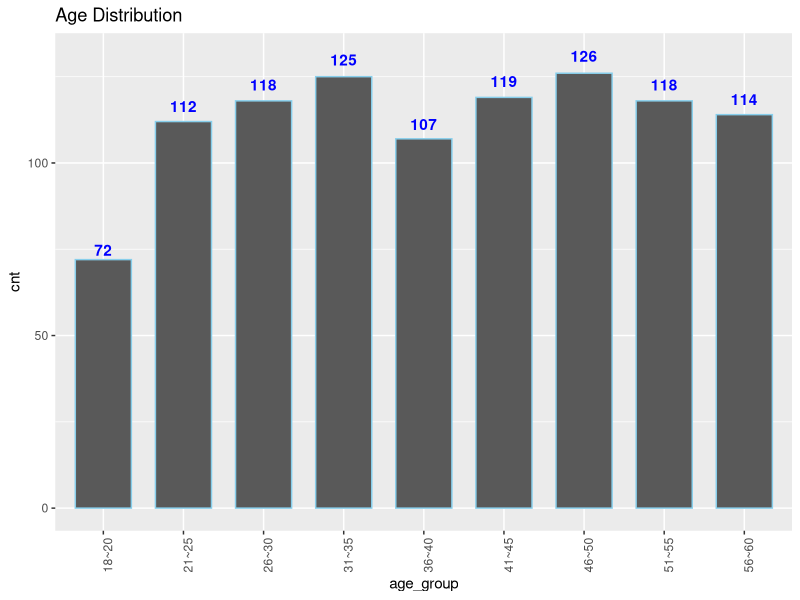
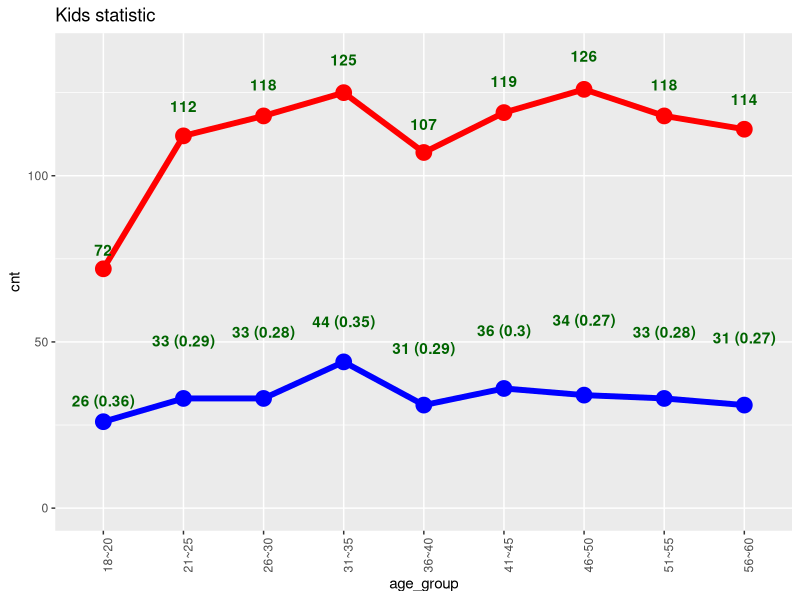
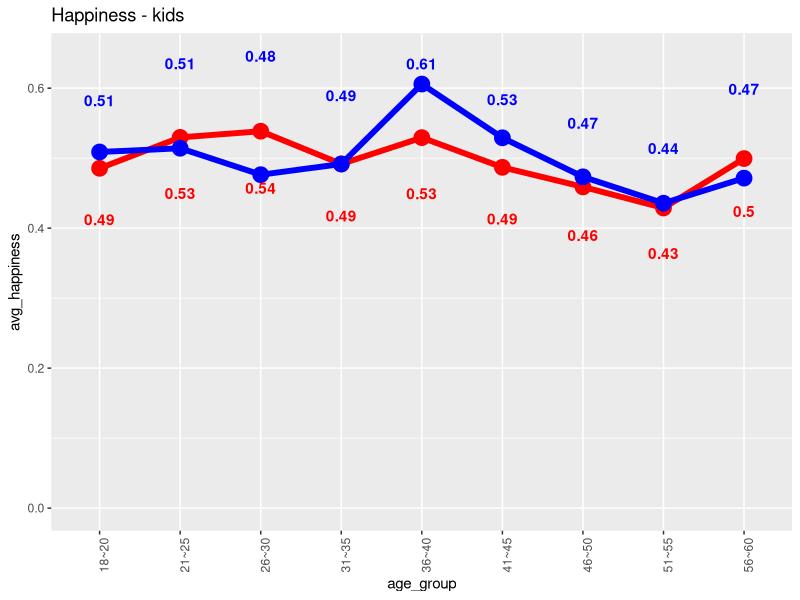
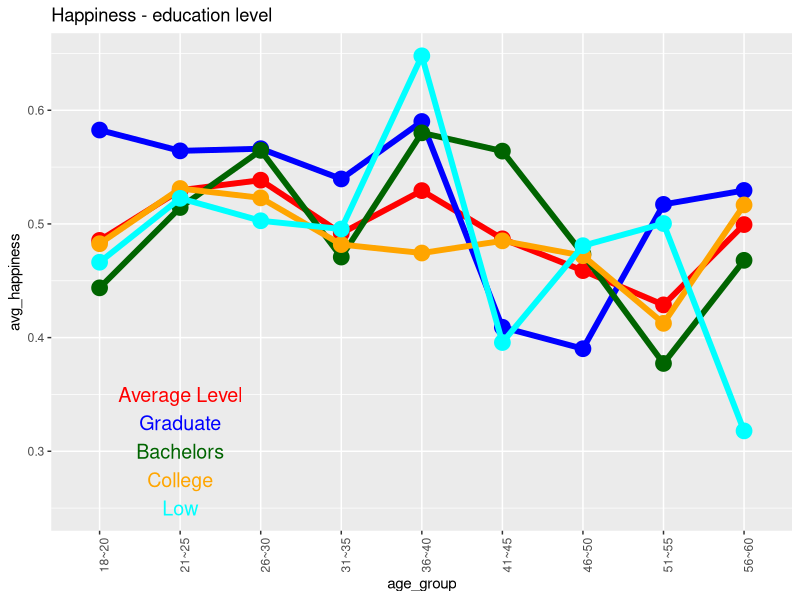
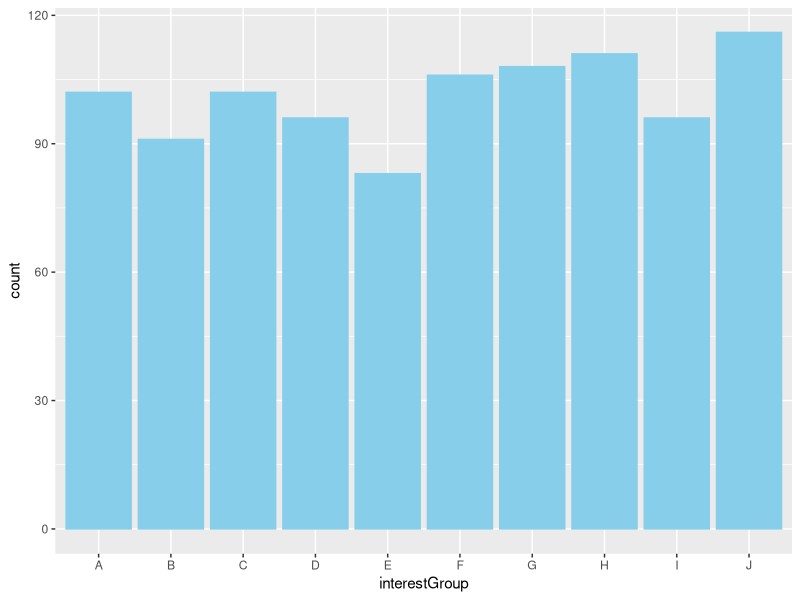
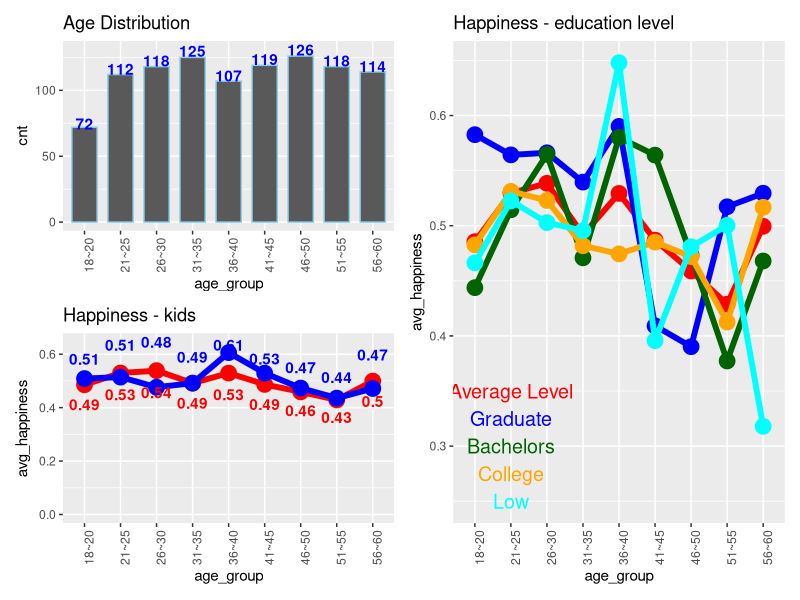

The R script that drew these images, in order:
## ---- chunk 1
knitr::opts_chunk$set(echo = FALSE)
## ---- chunk 2
packages <- c('tidyverse', 'patchwork', 'ggthemes')

for(p in packages){
  if(!require(p, character.only = T)){
    install.packages(p)
  }
  library(p, character.only = T)
}

## ---- chunk 3
data <- read_csv("data/Participants.csv")
# Showing the structure of the dataset
str(data)
## ---- chunk 4
# Minimum participant's age
youngest <- min(data["age"])
y <- paste0("The youngest participant is ", youngest, " years old.")
y

# Maximum participant's age
oldest <- max(data["age"])
o <- paste0("The oldest participant is ", oldest, " years old.")
o
## ---- chunk 5
# Smallest participant's family size
smallest <- min(data["householdSize"])
s <- paste0("The smallest participant's family size is ", smallest, " .")
s

# Largest participant's family size
largest <- max(data["householdSize"])
l <- paste0("The largest participant's family size is ", largest, " .")
l
## ---- chunk 6
# Participants' education levels
education_levels <- unique(data["educationLevel"])
education_levels
## ---- chunk 7
# Participants' interest groups
interest_groups <- unique(data["interestGroup"])
interest_groups
## ---- chunk 8
## Allocate the age group
# The number of participants whose age is between 18 ~ 20
c18_20 <- sum(data$age >= 18 & data$age <= 20)
# The number of participants whose age is between 21 ~ 25
c21_25 <- sum(data$age >= 21 & data$age <= 25)
# The number of participants whose age is between 26 ~ 30
c26_30 <- sum(data$age >= 26 & data$age <= 30)
# The number of participants whose age is between 31 ~ 35
c31_35 <- sum(data$age >= 31 & data$age <= 35)
# The number of participants whose age is between 36 ~ 40
c36_40 <- sum(data$age >= 36 & data$age <= 40)
# The number of participants whose age is between 41 ~ 45
c41_45 <- sum(data$age >= 41 & data$age <= 45)
# The number of participants whose age is between 46 ~ 50
c46_50 <- sum(data$age >= 46 & data$age <= 50)
# The number of participants whose age is between 51 ~ 55
c51_55 <- sum(data$age >= 51 & data$age <= 55)
# The number of participants whose age is between 56 ~ 60
c56_60 <- sum(data$age >= 56 & data$age <= 60)

## Calculate the average happiness index of each age group
# The average happiness index of participants whose age is between 18 ~ 20
h18_20 <- sum(data[data$age >= 18 & data$age <= 20,]['joviality'])/c18_20
# The average happiness index of participants whose age is between 21 ~ 25
h21_25 <- sum(data[data$age >= 21 & data$age <= 25,]['joviality'])/c21_25
# The average happiness index of participants whose age is between 26 ~ 30
h26_30 <- sum(data[data$age >= 26 & data$age <= 30,]['joviality'])/c26_30
# The average happiness index of participants whose age is between 31 ~ 35
h31_35 <- sum(data[data$age >= 31 & data$age <= 35,]['joviality'])/c31_35
# The average happiness index of participants whose age is between 36 ~ 40
h36_40 <- sum(data[data$age >= 36 & data$age <= 40,]['joviality'])/c36_40
# The average happiness index of participants whose age is between 41 ~ 45
h41_45 <- sum(data[data$age >= 41 & data$age <= 45,]['joviality'])/c41_45
# The average happiness index of participants whose age is between 46 ~ 50
h46_50 <- sum(data[data$age >= 46 & data$age <= 50,]['joviality'])/c46_50
# The average happiness index of participants whose age is between 51 ~ 55
h51_55 <- sum(data[data$age >= 51 & data$age <= 55,]['joviality'])/c51_55
# The average happiness index of participants whose age is between 56 ~ 60
h56_60 <- sum(data[data$age >= 56 & data$age <= 60,]['joviality'])/c56_60

## Calculate the total number of participants who have children
# The number of participants whose age is between 18 ~ 20 and has child
child18_20 <- sum(data$age >= 18 & data$age <= 20 & data$haveKids == 'TRUE')
# The number of participants whose age is between 21 ~ 25 and has child
child21_25 <- sum(data$age >= 21 & data$age <= 25 & data$haveKids == 'TRUE')
# The number of participants whose age is between 26 ~ 30 and has child
child26_30 <- sum(data$age >= 26 & data$age <= 30 & data$haveKids == 'TRUE')
# The number of participants whose age is between 31 ~ 35 and has child
child31_35 <- sum(data$age >= 31 & data$age <= 35 & data$haveKids == 'TRUE')
# The number of participants whose age is between 36 ~ 40 and has child
child36_40 <- sum(data$age >= 36 & data$age <= 40 & data$haveKids == 'TRUE')
# The number of participants whose age is between 41 ~ 45 and has child
child41_45 <- sum(data$age >= 41 & data$age <= 45 & data$haveKids == 'TRUE')
# The number of participants whose age is between 46 ~ 50 and has child
child46_50 <- sum(data$age >= 46 & data$age <= 50 & data$haveKids == 'TRUE')
# The number of participants whose age is between 51 ~ 55 and has child
child51_55 <- sum(data$age >= 51 & data$age <= 55 & data$haveKids == 'TRUE')
# The number of participants whose age is between 56 ~ 60 and has child
child56_60 <- sum(data$age >= 56 & data$age <= 60 & data$haveKids == 'TRUE')

## Calculate the average happiness index with children of each age group 
# The average happiness index of participants who have kids and whose age is between 18 ~ 20
hk18_20 <- sum(data[data$age >= 18 & data$age <= 20 & data$haveKids == 'TRUE',]['joviality'])/child18_20
# The average happiness index of participants who have kids whose age is between 21 ~ 25
hk21_25 <- sum(data[data$age >= 21 & data$age <= 25 & data$haveKids == 'TRUE',]['joviality'])/child21_25
# The average happiness index of participants who have kids and whose age is between 26 ~ 30
hk26_30 <- sum(data[data$age >= 26 & data$age <= 30 & data$haveKids == 'TRUE',]['joviality'])/child26_30
# The average happiness index of participants who have kids and whose age is between 31 ~ 35
hk31_35 <- sum(data[data$age >= 31 & data$age <= 35 & data$haveKids == 'TRUE',]['joviality'])/child31_35
# The average happiness index of participants who have kids and whose age is between 36 ~ 40
hk36_40 <- sum(data[data$age >= 36 & data$age <= 40 & data$haveKids == 'TRUE',]['joviality'])/child36_40
# The average happiness index of participants who have kids and whose age is between 41 ~ 45
hk41_45 <- sum(data[data$age >= 41 & data$age <= 45 & data$haveKids == 'TRUE',]['joviality'])/child41_45
# The average happiness index of participants who have kids and whose age is between 46 ~ 50
hk46_50 <- sum(data[data$age >= 46 & data$age <= 50 & data$haveKids == 'TRUE',]['joviality'])/child46_50
# The average happiness index of participants who have kids and whose age is between 51 ~ 55
hk51_55 <- sum(data[data$age >= 51 & data$age <= 55 & data$haveKids == 'TRUE',]['joviality'])/child51_55
# The average happiness index of participants who have kids and whose age is between 56 ~ 60
hk56_60 <- sum(data[data$age >= 56 & data$age <= 60 & data$haveKids == 'TRUE',]['joviality'])/child56_60

## Calculate the average happiness index with "HighSchoolOrCollege" education level of each age group 
# The average happiness index of participants who have high school or college education level and whose age is between 18 ~ 20
e1_18_20 <- sum(data[data$age >= 18 & data$age <= 20 & data$educationLevel == 'HighSchoolOrCollege',]['joviality'])/count(data[data$age >= 18 & data$age <= 20 & data$educationLevel == 'HighSchoolOrCollege',])
# The average happiness index of participants who have high school or college education level and whose age is between 21 ~ 25
e1_21_25 <- sum(data[data$age >= 21 & data$age <= 25 & data$educationLevel == 'HighSchoolOrCollege',]['joviality'])/count(data[data$age >= 21 & data$age <= 25 & data$educationLevel == 'HighSchoolOrCollege',])
# The average happiness index of participants who have high school or college education level and and whose age is between 26 ~ 30
e1_26_30 <- sum(data[data$age >= 26 & data$age <= 30 & data$educationLevel == 'HighSchoolOrCollege',]['joviality'])/count(data[data$age >= 26 & data$age <= 30 & data$educationLevel == 'HighSchoolOrCollege',])
# The average happiness index of participants who have high school or college education level and and whose age is between 31 ~ 35
e1_31_35 <- sum(data[data$age >= 31 & data$age <= 35 & data$educationLevel == 'HighSchoolOrCollege',]['joviality'])/count(data[data$age >= 31 & data$age <= 35 & data$educationLevel == 'HighSchoolOrCollege',])
# The average happiness index of participants who have high school or college education level and and whose age is between 36 ~ 40
e1_36_40 <- sum(data[data$age >= 36 & data$age <= 40 & data$educationLevel == 'HighSchoolOrCollege',]['joviality'])/count(data[data$age >= 36 & data$age <= 40 & data$educationLevel == 'HighSchoolOrCollege',])
# The average happiness index of participants who have high school or college education level and and whose age is between 41 ~ 45
e1_41_45 <- sum(data[data$age >= 41 & data$age <= 45 & data$educationLevel == 'HighSchoolOrCollege',]['joviality'])/count(data[data$age >= 41 & data$age <= 45 & data$educationLevel == 'HighSchoolOrCollege',])
# The average happiness index of participants who have high school or college education level and and whose age is between 46 ~ 50
e1_46_50 <- sum(data[data$age >= 46 & data$age <= 50 & data$educationLevel == 'HighSchoolOrCollege',]['joviality'])/count(data[data$age >= 46 & data$age <= 50 & data$educationLevel == 'HighSchoolOrCollege',])
# The average happiness index of participants who have high school or college education level and and whose age is between 51 ~ 55
e1_51_55 <- sum(data[data$age >= 51 & data$age <= 55 & data$educationLevel == 'HighSchoolOrCollege',]['joviality'])/count(data[data$age >= 51 & data$age <= 55 & data$educationLevel == 'HighSchoolOrCollege',])
# The average happiness index of participants who have high school or college education level and and whose age is between 56 ~ 60
e1_56_60 <- sum(data[data$age >= 56 & data$age <= 60 & data$educationLevel == 'HighSchoolOrCollege',]['joviality'])/count(data[data$age >= 56 & data$age <= 60 & data$educationLevel == 'HighSchoolOrCollege',])

## Calculate the average happiness index with "Bachelors" education level of each age group 
# The average happiness index of participants who have bachelors degree and whose age is between 18 ~ 20
e2_18_20 <- sum(data[data$age >= 18 & data$age <= 20 & data$educationLevel == 'Bachelors',]['joviality'])/count(data[data$age >= 18 & data$age <= 20 & data$educationLevel == 'Bachelors',])
# The average happiness index of participants who have bachelors degree and whose age is between 21 ~ 25
e2_21_25 <- sum(data[data$age >= 21 & data$age <= 25 & data$educationLevel == 'Bachelors',]['joviality'])/count(data[data$age >= 21 & data$age <= 25 & data$educationLevel == 'Bachelors',])
# The average happiness index of participants who have bachelors degree and and whose age is between 26 ~ 30
e2_26_30 <- sum(data[data$age >= 26 & data$age <= 30 & data$educationLevel == 'Bachelors',]['joviality'])/count(data[data$age >= 26 & data$age <= 30 & data$educationLevel == 'Bachelors',])
# The average happiness index of participants who have bachelors degree and and whose age is between 31 ~ 35
e2_31_35 <- sum(data[data$age >= 31 & data$age <= 35 & data$educationLevel == 'Bachelors',]['joviality'])/count(data[data$age >= 31 & data$age <= 35 & data$educationLevel == 'Bachelors',])
# The average happiness index of participants who have bachelors degree and and whose age is between 36 ~ 40
e2_36_40 <- sum(data[data$age >= 36 & data$age <= 40 & data$educationLevel == 'Bachelors',]['joviality'])/count(data[data$age >= 36 & data$age <= 40 & data$educationLevel == 'Bachelors',])
# The average happiness index of participants who have bachelors degree and and whose age is between 41 ~ 45
e2_41_45 <- sum(data[data$age >= 41 & data$age <= 45 & data$educationLevel == 'Bachelors',]['joviality'])/count(data[data$age >= 41 & data$age <= 45 & data$educationLevel == 'Bachelors',])
# The average happiness index of participants who have bachelors degree and and whose age is between 46 ~ 50
e2_46_50 <- sum(data[data$age >= 46 & data$age <= 50 & data$educationLevel == 'Bachelors',]['joviality'])/count(data[data$age >= 46 & data$age <= 50 & data$educationLevel == 'Bachelors',])
# The average happiness index of participants who have bachelors degree and and whose age is between 51 ~ 55
e2_51_55 <- sum(data[data$age >= 51 & data$age <= 55 & data$educationLevel == 'Bachelors',]['joviality'])/count(data[data$age >= 51 & data$age <= 55 & data$educationLevel == 'Bachelors',])
# The average happiness index of participants who have bachelors degree and and whose age is between 56 ~ 60
e2_56_60 <- sum(data[data$age >= 56 & data$age <= 60 & data$educationLevel == 'Bachelors',]['joviality'])/count(data[data$age >= 56 & data$age <= 60 & data$educationLevel == 'Bachelors',])

## Calculate the average happiness index with "Graduate" education level of each age group 
# The average happiness index of participants who have graduate degree and whose age is between 18 ~ 20
e3_18_20 <- sum(data[data$age >= 18 & data$age <= 20 & data$educationLevel == 'Graduate',]['joviality'])/count(data[data$age >= 18 & data$age <= 20 & data$educationLevel == 'Graduate',])
# The average happiness index of participants who have graduate degree and whose age is between 21 ~ 25
e3_21_25 <- sum(data[data$age >= 21 & data$age <= 25 & data$educationLevel == 'Graduate',]['joviality'])/count(data[data$age >= 21 & data$age <= 25 & data$educationLevel == 'Graduate',])
# The average happiness index of participants who have graduate degree and and whose age is between 26 ~ 30
e3_26_30 <- sum(data[data$age >= 26 & data$age <= 30 & data$educationLevel == 'Graduate',]['joviality'])/count(data[data$age >= 26 & data$age <= 30 & data$educationLevel == 'Graduate',])
# The average happiness index of participants who have graduate degree and and whose age is between 31 ~ 35
e3_31_35 <- sum(data[data$age >= 31 & data$age <= 35 & data$educationLevel == 'Graduate',]['joviality'])/count(data[data$age >= 31 & data$age <= 35 & data$educationLevel == 'Graduate',])
# The average happiness index of participants who have graduate degree and and whose age is between 36 ~ 40
e3_36_40 <- sum(data[data$age >= 36 & data$age <= 40 & data$educationLevel == 'Graduate',]['joviality'])/count(data[data$age >= 36 & data$age <= 40 & data$educationLevel == 'Graduate',])
# The average happiness index of participants who have graduate degree and and whose age is between 41 ~ 45
e3_41_45 <- sum(data[data$age >= 41 & data$age <= 45 & data$educationLevel == 'Graduate',]['joviality'])/count(data[data$age >= 41 & data$age <= 45 & data$educationLevel == 'Graduate',])
# The average happiness index of participants who have graduate degree and and whose age is between 46 ~ 50
e3_46_50 <- sum(data[data$age >= 46 & data$age <= 50 & data$educationLevel == 'Graduate',]['joviality'])/count(data[data$age >= 46 & data$age <= 50 & data$educationLevel == 'Graduate',])
# The average happiness index of participants who have graduate degree and and whose age is between 51 ~ 55
e3_51_55 <- sum(data[data$age >= 51 & data$age <= 55 & data$educationLevel == 'Graduate',]['joviality'])/count(data[data$age >= 51 & data$age <= 55 & data$educationLevel == 'Graduate',])
# The average happiness index of participants who have graduate degree and and whose age is between 56 ~ 60
e3_56_60 <- sum(data[data$age >= 56 & data$age <= 60 & data$educationLevel == 'Graduate',]['joviality'])/count(data[data$age >= 56 & data$age <= 60 & data$educationLevel == 'Graduate',])

## Calculate the average happiness index with "Low" education level of each age group 
# The average happiness index of participants who have low education level and whose age is between 18 ~ 20
e4_18_20 <- sum(data[data$age >= 18 & data$age <= 20 & data$educationLevel == 'Low',]['joviality'])/count(data[data$age >= 18 & data$age <= 20 & data$educationLevel == 'Low',])
# The average happiness index of participants who have low education level and whose age is between 21 ~ 25
e4_21_25 <- sum(data[data$age >= 21 & data$age <= 25 & data$educationLevel == 'Low',]['joviality'])/count(data[data$age >= 21 & data$age <= 25 & data$educationLevel == 'Low',])
# The average happiness index of participants who have low education level and and whose age is between 26 ~ 30
e4_26_30 <- sum(data[data$age >= 26 & data$age <= 30 & data$educationLevel == 'Low',]['joviality'])/count(data[data$age >= 26 & data$age <= 30 & data$educationLevel == 'Low',])
# The average happiness index of participants who have low education level and and whose age is between 31 ~ 35
e4_31_35 <- sum(data[data$age >= 31 & data$age <= 35 & data$educationLevel == 'Low',]['joviality'])/count(data[data$age >= 31 & data$age <= 35 & data$educationLevel == 'Low',])
# The average happiness index of participants who have low education level and and whose age is between 36 ~ 40
e4_36_40 <- sum(data[data$age >= 36 & data$age <= 40 & data$educationLevel == 'Low',]['joviality'])/count(data[data$age >= 36 & data$age <= 40 & data$educationLevel == 'Low',])
# The average happiness index of participants who have low education level and and whose age is between 41 ~ 45
e4_41_45 <- sum(data[data$age >= 41 & data$age <= 45 & data$educationLevel == 'Low',]['joviality'])/count(data[data$age >= 41 & data$age <= 45 & data$educationLevel == 'Low',])
# The average happiness index of participants who have low education level and and whose age is between 46 ~ 50
e4_46_50 <- sum(data[data$age >= 46 & data$age <= 50 & data$educationLevel == 'Low',]['joviality'])/count(data[data$age >= 46 & data$age <= 50 & data$educationLevel == 'Low',])
# The average happiness index of participants who have low education level and and whose age is between 51 ~ 55
e4_51_55 <- sum(data[data$age >= 51 & data$age <= 55 & data$educationLevel == 'Low',]['joviality'])/count(data[data$age >= 51 & data$age <= 55 & data$educationLevel == 'Low',])
# The average happiness index of participants who have low education level and and whose age is between 56 ~ 60
e4_56_60 <- sum(data[data$age >= 56 & data$age <= 60 & data$educationLevel == 'Low',]['joviality'])/count(data[data$age >= 56 & data$age <= 60 & data$educationLevel == 'Low',])
## ---- chunk 9
dt_frame <- data.frame(age_group=c('18~20', '21~25', '26~30', '31~35', '36~40', '41~45', '46~50', '51~55', '56~60'),
                       cnt=c(c18_20, c21_25, c26_30, c31_35, c36_40, c41_45, c46_50, c51_55, c56_60),
                       avg_happiness=c(h18_20, h21_25, h26_30, h31_35, h36_40, h41_45, h46_50, h51_55, h56_60),
                       cnt_have_kids=c(child18_20, child21_25, child26_30, child31_35, child36_40, child41_45, child46_50, child51_55, child56_60),
                       avg_happiness_kids=c(hk18_20, hk21_25, hk26_30, hk31_35, hk36_40, hk41_45, hk46_50, hk51_55, hk56_60),
                       avg_happiness_college=c(e1_18_20$n, e1_21_25$n, e1_26_30$n, e1_31_35$n, e1_36_40$n, e1_41_45$n, e1_46_50$n, e1_51_55$n, e1_56_60$n),
                       avg_happiness_bachelors=c(e2_18_20$n, e2_21_25$n, e2_26_30$n, e2_31_35$n, e2_36_40$n, e2_41_45$n, e2_46_50$n, e2_51_55$n, e2_56_60$n),
                       avg_happiness_graduate=c(e3_18_20$n, e3_21_25$n, e3_26_30$n, e3_31_35$n, e3_36_40$n, e3_41_45$n, e3_46_50$n, e3_51_55$n, e3_56_60$n),
                       avg_happiness_low=c(e4_18_20$n, e4_21_25$n, e4_26_30$n, e4_31_35$n, e4_36_40$n, e4_41_45$n, e4_46_50$n, e4_51_55$n, e4_56_60$n))

str(dt_frame)
## ---- chunk 10
agePlot <- ggplot(data=dt_frame, aes(x=age_group, y=cnt)) + 
  geom_col(aes(x=dt_frame$age_group, y=dt_frame$cnt), width=0.7, color="skyblue") + 
  geom_text(aes(label=dt_frame$cnt), check_overlap=TRUE, colour="blue", fontface="bold", position=position_stack(vjust = 1.04)) + 
  theme(axis.text.x = element_text(angle = 90)) + 
  ggtitle("Age Distribution")

agePlot
## ---- chunk 11
kids_plot<- ggplot(data=dt_frame, aes(x=age_group, y=cnt)) +
           geom_point(aes(x=dt_frame$age_group, y=dt_frame$cnt), colour=alpha('red', 1), size=5) + 
           geom_line(aes(x=dt_frame$age_group, y=dt_frame$cnt, group=1), colour=alpha('red', 1), size=2) + 
           geom_point(aes(x=dt_frame$age_group, y=dt_frame$cnt_have_kids), colour=alpha('blue', 1), size=5) +
           geom_line(aes(x=dt_frame$age_group, y=dt_frame$cnt_have_kids, group=1), colour=alpha('blue', 1), size=2) + 
           geom_text(aes(label=dt_frame$cnt),  check_overlap=TRUE, colour="darkgreen", fontface="bold", position=position_stack(vjust = 1.08)) + 
           geom_text(aes(label=paste0(dt_frame$cnt_have_kids, " (", round(dt_frame$cnt_have_kids/dt_frame$cnt, digits=2), ")")),  check_overlap=FALSE, colour="darkgreen", fontface="bold", position=position_stack(vjust = 0.45)) + 
           theme(axis.text.x = element_text(angle = 90)) +
           ggtitle("Kids statistic")
kids_plot
## ---- chunk 12
happiness_plot<- ggplot(data=dt_frame, aes(x=age_group, y=avg_happiness)) +
                 geom_point(aes(x=dt_frame$age_group, y=dt_frame$avg_happiness), colour=alpha('red', 1), size=5) + 
                 geom_line(aes(x=dt_frame$age_group, y=dt_frame$avg_happiness, group=1), colour=alpha('red', 1), size=2) + 
                 geom_point(aes(x=dt_frame$age_group, y=dt_frame$avg_happiness_kids), colour=alpha('blue', 1), size=5) +
                 geom_line(aes(x=dt_frame$age_group, y=dt_frame$avg_happiness_kids, group=1), colour=alpha('blue', 1), size=2) + 
                 geom_text(aes(label=round(dt_frame$avg_happiness, 2)),  check_overlap=TRUE, colour="red", fontface="bold", position=position_stack(vjust = 0.85)) + 
                 geom_text(aes(label=round(dt_frame$avg_happiness_kids, 2)),  check_overlap=FALSE, colour="blue", fontface="bold", position=position_stack(vjust = 1.2)) + 
                 theme(axis.text.x = element_text(angle = 90)) +
                 ggtitle("Happiness - kids")
happiness_plot
## ---- chunk 13
edu_plot<- ggplot(data=dt_frame, aes(x=age_group, y=avg_happiness))+
           
           geom_point(aes(x=dt_frame$age_group, y=dt_frame$avg_happiness), colour=alpha('red', 1), size=5) + 
           geom_line(aes(x=dt_frame$age_group, y=dt_frame$avg_happiness, group=1), colour=alpha('red', 1), size=2) + 
           annotate("text", label = "Average Level", x = 2, y = 0.350, size = 5, colour = "red") +

           geom_point(aes(x=dt_frame$age_group, y=dt_frame$avg_happiness_graduate), colour=alpha('blue', 1), size=5) +
           geom_line(aes(x=dt_frame$age_group, y=dt_frame$avg_happiness_graduate, group=1), colour=alpha('blue', 1), size=2) + 
           annotate("text", label = "Graduate", x = 2, y = 0.325, size = 5, colour = "blue") + 
  
           geom_point(aes(x=dt_frame$age_group, y=dt_frame$avg_happiness_bachelors), colour=alpha('darkgreen', 1), size=5) +
           geom_line(aes(x=dt_frame$age_group, y=dt_frame$avg_happiness_bachelors, group=1), colour=alpha('darkgreen', 1), size=2) + 
           annotate("text", label = "Bachelors", x = 2, y = 0.300, size = 5, colour = "darkgreen") + 
           
           geom_point(aes(x=dt_frame$age_group, y=dt_frame$avg_happiness_college), colour=alpha('orange', 1), size=5) +
           geom_line(aes(x=dt_frame$age_group, y=dt_frame$avg_happiness_college, group=1), colour=alpha('orange', 1), size=2) +
           annotate("text", label = "College", x = 2, y = 0.275, size = 5, colour = "orange") + 

           geom_point(aes(x=dt_frame$age_group, y=dt_frame$avg_happiness_low), colour=alpha('cyan', 1), size=5) +
           geom_line(aes(x=dt_frame$age_group, y=dt_frame$avg_happiness_low, group=1), colour=alpha('cyan', 1), size=2) +
           annotate("text", label = "Low", x = 2, y = 0.250, size = 5, colour = "cyan") + 

           theme(axis.text.x = element_text(angle = 90)) +
           ggtitle("Happiness - education level")

edu_plot
## ---- chunk 14
interest_plot<- ggplot(data=data, aes(x=interestGroup, colour=interestGroup)) + 
            geom_histogram(stat="count", bins=10, fill="skyblue", color="skyblue")

interest_plot
## ---- chunk 15
agePlot / happiness_plot |edu_plot
